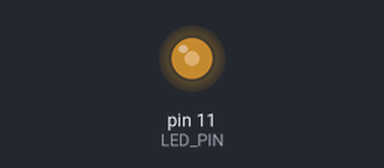
A sketch run on a simulated Arduino Uno, built with avr-gcc and run on an emulated ATmega328P. Shown: output pins drawn as LEDs (lit = HIGH).

Above: at 0.1 s.
Timing chart, 0 to 1.6 s (numbered marks = the images above):
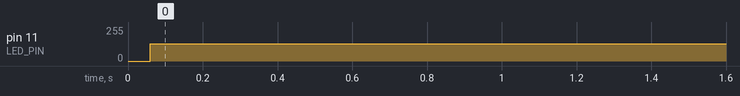

The sketch:

sample_pwm2.ino
```cpp
/*
  Sample Program 2 of PWM for 4 LED.
  For Lecture of "Embedded System"
  in Department of Mechanical Systems Engineering,
  Faculty of Systems Design,
  Tokyo Metropolitan University.
  Oct. 2020. N.Takesue
*/
const int LED_PIN = 11;    // LEDを接続したピン番号を定義
const int PERIOD = 10;     // スイッチング周期
const int PULSE = 5;       // パルス幅

void setup()
{
  pinMode(LED_PIN, OUTPUT);
}

void loop()
{
  digitalWrite(LED_PIN, HIGH);
  delay(PULSE);
  digitalWrite(LED_PIN, LOW);
  delay(PERIOD - PULSE);
}
```

Measured:
- by itself, pin 11 (LED_PIN): 0/255 → 128/255 at 0.06 s
